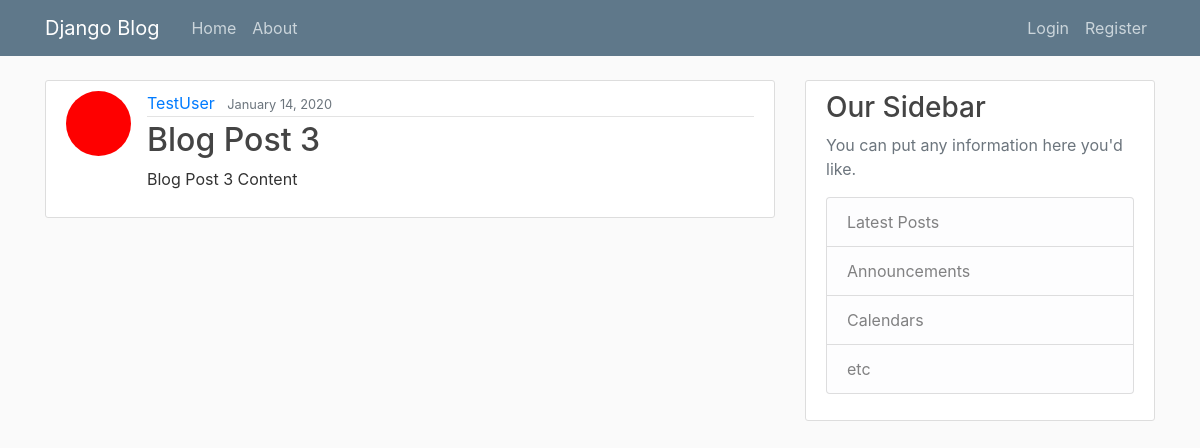
/post/5/, run on the app's committed database.
### blog/models.py (models this page shows, shortened)
class Post(models.Model):
    title = models.CharField(max_length = 100)
    content = models.TextField()
    date_posted = models.DateTimeField(default=timezone.now)
    author = models.ForeignKey(User, on_delete=models.CASCADE)

### users/models.py (models this page shows, shortened)
class Profile(models.Model):
    user = models.OneToOneField(User, on_delete=models.CASCADE)
    image = models.ImageField(default="default.jpg", upload_to="profile_pics")

### blog/views.py (the view)
# urls.py: path("post/<int:pk>/", PostDetailView.as_view(), name="post-detail"), # Primary Key
class PostDetailView(DetailView):
    model = Post

### blog/templates/blog/post_detail.html (shortened to what this page needs)
{% extends "blog/base.html" %}
{% block content %}
    <article class="media content-section">
        <img class="rounded-circle article-img" src="{{ object.author.profile.image.url }}" alt="">
      <div class="media-body">
        <div class="article-metadata">
          <a class="mr-2" href="{% url 'user-posts' object.author.username %}">{{ object.author }}</a>
          <small class="text-muted">{{ object.date_posted|date:"F d, Y" }}</small>
        </div>
        <h2 class="article-title">{{ object.title }}</h2>
        <p class="article-content">{{ object.content }}</p>
      </div>
    </article>
{% endblock content %}

### blog/static/blog/main.css (style rules this page uses)
body { background: #fafafa; color: #333333; margin-top: 5rem; }
h1, h2, h3, h4, h5, h6 { color: #444444; }
.content-section { background: #ffffff; padding: 10px 20px; border: 1px solid #dddddd; border-radius: 3px; margin-bottom: 20px; }
.article-title { color: #444444; }
.article-content { white-space: pre-line; }
.article-img { height: 65px; width: 65px; margin-right: 16px; }
.article-metadata { padding-bottom: 1px; margin-bottom: 4px; border-bottom: 1px solid #e3e3e3 }

### data on the page
Post: author.profile.image (placeholder picture), author "TestUser", date_posted "January 14, 2020", title "Blog Post 3", content "Blog Post 3 Content"
